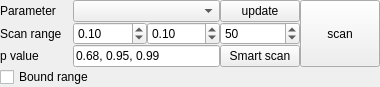
<?xml version="1.0" encoding="UTF-8"?>
<ui version="4.0">
 <class>Form</class>
 <widget class="QWidget" name="Form">
   <property name="geometry">
    <rect>
     <x>0</x>
     <y>0</y>
     <width>380</width>
     <height>80</height>
    </rect>
   </property>
  <property name="windowTitle">
   <string>Form</string>
  </property>
  <layout class="QGridLayout" name="gridLayout">
   <property name="margin">
    <number>0</number>
   </property>
   <property name="spacing">
    <number>0</number>
   </property>
   <item row="0" column="0">
    <widget class="QLabel" name="label">
     <property name="text">
      <string>Parameter</string>
     </property>
    </widget>
   </item>
   <item row="1" column="0">
    <widget class="QLabel" name="label_2">
     <property name="text">
      <string>Scan range</string>
     </property>
    </widget>
   </item>
   <item row="1" column="1">
    <widget class="QDoubleSpinBox" name="doubleSpinBox">
     <property name="toolTip">
      <string>Relative difference of lower bound compared to fitted value</string>
     </property>
     <property name="maximum">
      <double>2.000000000000000</double>
     </property>
     <property name="singleStep">
      <double>0.010000000000000</double>
     </property>
     <property name="value">
      <double>0.100000000000000</double>
     </property>
    </widget>
   </item>
   <item row="1" column="2">
    <widget class="QDoubleSpinBox" name="doubleSpinBox_2">
     <property name="toolTip">
      <string>Relative difference of upper bound compared to fitted value</string>
     </property>
     <property name="maximum">
      <double>2.000000000000000</double>
     </property>
     <property name="singleStep">
      <double>0.010000000000000</double>
     </property>
     <property name="value">
      <double>0.100000000000000</double>
     </property>
    </widget>
   </item>
   <item row="1" column="3">
    <widget class="QSpinBox" name="spinBox">
     <property name="toolTip">
      <string>Number of steps between lower and upper bound</string>
     </property>
     <property name="maximum">
      <number>200</number>
     </property>
     <property name="value">
      <number>50</number>
     </property>
    </widget>
   </item>
   <item row="0" column="3">
    <widget class="QPushButton" name="toolButton_2">
     <property name="text">
      <string>update</string>
     </property>
    </widget>
   </item>
   <item row="0" column="1" colspan="2">
    <widget class="QComboBox" name="comboBox">
     <property name="sizePolicy">
      <sizepolicy hsizetype="MinimumExpanding" vsizetype="Fixed">
       <horstretch>0</horstretch>
       <verstretch>0</verstretch>
      </sizepolicy>
     </property>
    </widget>
   </item>
    <item row="0" column="4" rowspan="3">
     <widget class="QPushButton" name="toolButton">
      <property name="sizePolicy">
       <sizepolicy hsizetype="Fixed" vsizetype="MinimumExpanding">
        <horstretch>0</horstretch>
        <verstretch>0</verstretch>
       </sizepolicy>
      </property>
      <property name="text">
       <string>scan</string>
      </property>
     </widget>
    </item>
    <item row="2" column="0">
     <widget class="QLabel" name="label_3">
      <property name="text">
       <string>p value</string>
      </property>
     </widget>
    </item>
    <item row="2" column="1" colspan="2">
     <widget class="QLineEdit" name="lineEditPValues">
      <property name="toolTip">
       <string>Comma-separated F-test p-value thresholds</string>
      </property>
      <property name="text">
       <string>0.68, 0.95, 0.99</string>
      </property>
     </widget>
    </item>
    <item row="2" column="3">
     <widget class="QPushButton" name="toolButton_3">
      <property name="text">
       <string>Smart scan</string>
      </property>
     </widget>
    </item>
    <item row="3" column="0" colspan="3">
     <widget class="QCheckBox" name="checkBox">
      <property name="text">
       <string>Bound range</string>
      </property>
      <property name="checked">
       <bool>false</bool>
      </property>
     </widget>
    </item>
   </layout>
  <action name="actionScanParameter">
   <property name="text">
    <string>ScanParameter</string>
   </property>
  </action>
  <action name="actionParameterChanged">
   <property name="text">
    <string>ParameterChanged</string>
   </property>
  </action>
  <action name="actionUpdateParameterList">
   <property name="text">
    <string>UpdateParameterList</string>
   </property>
  </action>
  <action name="actionSmartScanParameter">
   <property name="text">
    <string>SmartScanParameter</string>
   </property>
  </action>
 </widget>
 <resources/>
  <connections>
   <connection>
    <sender>toolButton</sender>
    <signal>clicked()</signal>
    <receiver>actionScanParameter</receiver>
    <slot>trigger()</slot>
    <hints>
     <hint type="sourcelabel">
      <x>376</x>
      <y>10</y>
     </hint>
     <hint type="destinationlabel">
      <x>-1</x>
      <y>-1</y>
     </hint>
    </hints>
   </connection>
   <connection>
    <sender>comboBox</sender>
    <signal>currentIndexChanged(int)</signal>
    <receiver>actionParameterChanged</receiver>
    <slot>trigger()</slot>
    <hints>
     <hint type="sourcelabel">
      <x>204</x>
      <y>10</y>
     </hint>
     <hint type="destinationlabel">
      <x>-1</x>
      <y>-1</y>
     </hint>
    </hints>
   </connection>
   <connection>
    <sender>toolButton_2</sender>
    <signal>clicked()</signal>
    <receiver>actionUpdateParameterList</receiver>
    <slot>trigger()</slot>
    <hints>
     <hint type="sourcelabel">
      <x>499</x>
      <y>176</y>
     </hint>
     <hint type="destinationlabel">
      <x>-1</x>
      <y>-1</y>
     </hint>
    </hints>
   </connection>
   <connection>
    <sender>toolButton_3</sender>
    <signal>clicked()</signal>
    <receiver>actionSmartScanParameter</receiver>
    <slot>trigger()</slot>
    <hints>
     <hint type="sourcelabel">
      <x>289</x>
      <y>38</y>
     </hint>
     <hint type="destinationlabel">
      <x>-1</x>
      <y>-1</y>
     </hint>
    </hints>
   </connection>
  </connections>
</ui>
